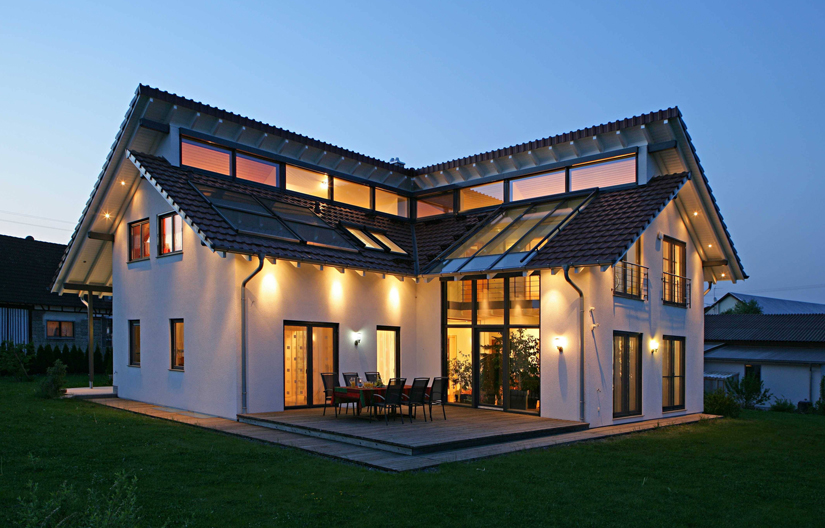
//> input picture harris/sampleData/house.jpg, 825 x 528 px
$ ./canny ../harris/sampleData/house.jpg 3 100   (built with g++ and OpenCV 4)
//> lines starting //> are read from the running program, lines starting //| are printed output that depends on the picture
#include <iostream>
#include <opencv2/opencv.hpp>

using namespace cv;
using namespace std;

class canny{
private:
    int upper;
    int lower;
    Mat image;
    Mat src;
    Mat edges;
    Mat magnitude;
    Mat slopes;
    int x,y;
    void followEdges();
    void edgeDetect();
    void nonMaximumSuppression();
public:
    canny(Mat src,int upper,int lower):src(src),upper(upper),lower(lower){
        cout<<"created object"<<endl;
        MyCanny();
    };
    ~canny(){cout<<"object_destroyed"<<endl;};
    void MyCanny();
};

void canny::followEdges() {

    edges.at<float>(y, x) = 255;

    for (int i = -1; i < 2; i++) {
        for (int j = -1; j < 2; j++) {
            //make sure we don't go out of bounds and check that we do not look at the same pixel twice
            if((i != 0) && (j != 0) && (x + i >= 0) && (y + j >= 0) && (x + i <= magnitude.cols) && (y + j <= magnitude.rows)){

                if((magnitude.at<float>(y + j, x + i) > lower) && (edges.at<float>(y + j, x + i) != 255)) {
                    x=x+i;
                    y=y+j;
                    followEdges();
                }
            }
        }
    }
}

void canny::edgeDetect() {

    int rows = magnitude.rows;
    int cols = magnitude.cols;

    edges = Mat(magnitude.size(), CV_32F, 0.0);

    for (x = 0; x < cols; x++) {
        for (y = 0; y < rows; y++) {
            if (magnitude.at<float>(y, x) >= upper){
                followEdges();
            }
        }
    }

}

void canny::nonMaximumSuppression() {

    //used to mirror positions in magnitude Mat
    Mat checkImage = Mat(magnitude.rows, magnitude.cols, CV_8U);

    //using MatIterator to iterate through the Mats
    MatIterator_<float>itMag = magnitude.begin<float>();
    MatIterator_<float>itDirection = slopes.begin<float>();

    MatIterator_<unsigned char>itRet = checkImage.begin<unsigned char>();

    MatIterator_<float>itEnd = magnitude.end<float>();

    //Calculates the direction in this loop
    for (; itMag != itEnd; ++itDirection, ++itRet, ++itMag) {
        const Point pos = itRet.pos();

        float currentDirection = atan(*itDirection) * (180 / 3.142);

        while(currentDirection < 0) currentDirection += 180;

        *itDirection = currentDirection;

        //checks to make sure we don't go out of bounds
        if (currentDirection > 22.5 && currentDirection <= 67.5) {
            if(pos.y > 0 && pos.x > 0 && *itMag <= magnitude.at<float>(pos.y - 1, pos.x - 1)) {
                magnitude.at<float>(pos.y, pos.x) = 0;
            }
            if(pos.y < magnitude.rows-1 && pos.x < magnitude.cols-1 && *itMag <= magnitude.at<float>(pos.y + 1, pos.x + 1)) {
                magnitude.at<float>(pos.y, pos.x) = 0;
            }
        }
        else if(currentDirection > 67.5 && currentDirection <= 112.5) {
            if(pos.y > 0 && *itMag <= magnitude.at<float>(pos.y-1, pos.x)) {
                magnitude.at<float>(pos.y, pos.x) = 0;
            }
            if(pos.y<magnitude.rows-1 && *itMag<=magnitude.at<float>(pos.y+1, pos.x)) {
                magnitude.at<float>(pos.y, pos.x) = 0;
            }

        }
        else if(currentDirection > 112.5 && currentDirection <= 157.5) {
            if(pos.y>0 && pos.x<magnitude.cols-1 && *itMag<=magnitude.at<float>(pos.y-1, pos.x+1)) {
                magnitude.at<float>(pos.y, pos.x) = 0;;
            }
            if(pos.y < magnitude.rows-1 && pos.x>0 && *itMag<=magnitude.at<float>(pos.y+1, pos.x-1)) {
                magnitude.at<float>(pos.y, pos.x) = 0;
            }
        }
        else {
            if(pos.x > 0 && *itMag <= magnitude.at<float>(pos.y, pos.x-1)) {
                magnitude.at<float>(pos.y, pos.x) = 0;
            }
            if(pos.x < magnitude.cols-1 && *itMag <= magnitude.at<float>(pos.y, pos.x+1)) {
                magnitude.at<float>(pos.y, pos.x) = 0;
            }
        }


    }


}


void canny::MyCanny() {


    image = src.clone();;

    //convert to grayscale
    //cvtColor(src, image, CV_BGR2GRAY);

    //Noise reduction
    GaussianBlur(src, image, Size(3, 3), 1.5);

    //calculate magnitudes and direction using Sobel
    Mat magX = Mat(src.rows, src.cols, CV_32F);
    Mat magY = Mat(src.rows, src.cols, CV_32F);
    Sobel(image, magX, CV_32F, 1, 0, 3);
    Sobel(image, magY, CV_32F, 0, 1, 3);

    //calculate slope
    slopes = Mat(image.rows, image.cols, CV_32F); //directions are calculated in the nonMaximumSuppression method
    divide(magY, magX, slopes);

    //caclulate magnitude of the gradient at each pixel
    Mat sum = Mat(image.rows, image.cols, CV_64F);
    Mat prodX = Mat(image.rows, image.cols, CV_64F);
    Mat prodY = Mat(image.rows, image.cols, CV_64F);
    multiply(magX, magX, prodX);
    multiply(magY, magY, prodY);
    sum = prodX + prodY;
    sqrt(sum, sum);

    magnitude = sum.clone();

    //Non Maximum Suppression
    nonMaximumSuppression();

    //edge detection and following
    edgeDetect();

    //string s1 = "edge";
    //string s2 = argv[1];
    //string outName = s1 + s2;

    imshow("original", src);
    imshow("edges", edges);
    waitKey();


}


int main(int argc, const char * argv[])
{

    Mat input;
    input = imread(argv[1], 0); //reads as greyscale
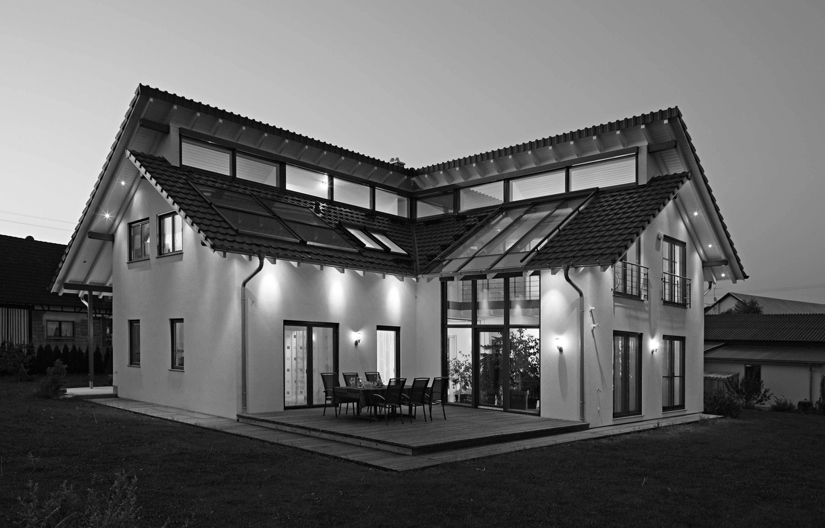
//> input: 528 rows x 825 cols, CV_8UC1; min 0, max 255, mean 99.9
    int upper = atoi(argv[2]);
//> upper = 3
    int lower = atoi(argv[3]);
//> lower = 100
    canny image1(input,upper,lower);
//> in MyCanny, `imshow("edges", edges);`:
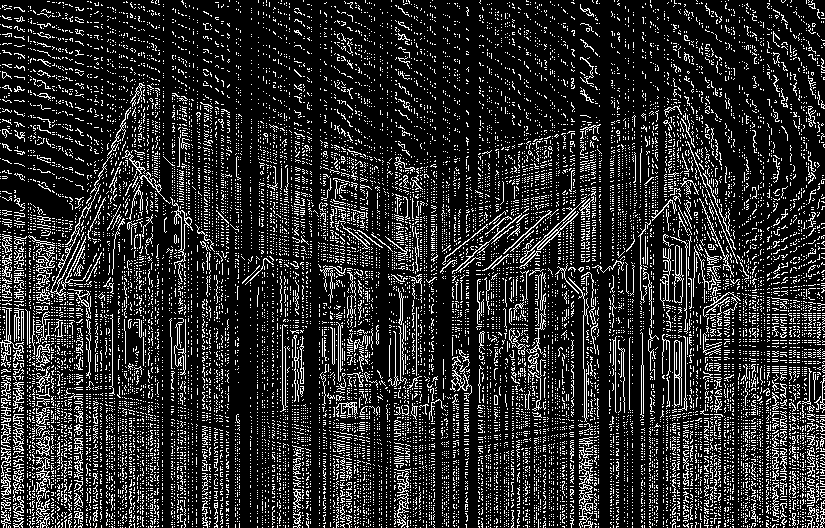
//> window 'edges': 528 rows x 825 cols, CV_8UC1; 16.7% white in thin lines or dots
    //image1.MyCanny();
    return 0;
}
